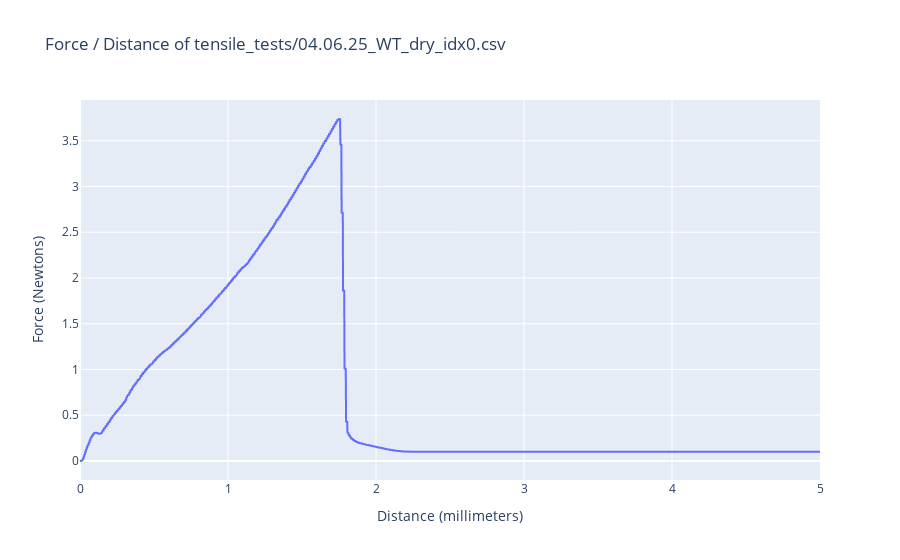

Notebook code for this chart:
### Code cell
wt_dry_filename = "tensile_tests/04.06.25_WT_dry_idx0.csv"
wt_dry_df = plot_force_distance(wt_dry_filename)

### Figure 1 — Plotly figure (JSON) as saved in the notebook; plotly's stock layout.template omitted (floating-point values rounded to 4 significant figures; data arrays with more than 128 entries replaced by an {"elided": "..."} marker saying what was removed)
{"data": [{"hovertemplate": "Distance (millimeters)=%{x}<br>Force (Newtons)=%{y}<extra></extra>", "legendgroup": "", "line": {"color": "#636efa", "dash": "solid"}, "marker": {"symbol": "circle"}, "mode": "lines", "name": "", "showlegend": false, "type": "scattergl", "x": {"elided": "2476 float values"}, "xaxis": "x", "y": {"elided": "2476 float values"}, "yaxis": "y"}], "layout": {"legend": {"tracegroupgap": 0}, "title": {"text": "Force / Distance of tensile_tests/04.06.25_WT_dry_idx0.csv"}, "xaxis": {"anchor": "y", "domain": [0, 1], "title": {"text": "Distance (millimeters)"}}, "yaxis": {"anchor": "x", "domain": [0, 1], "title": {"text": "Force (Newtons)"}}}}
